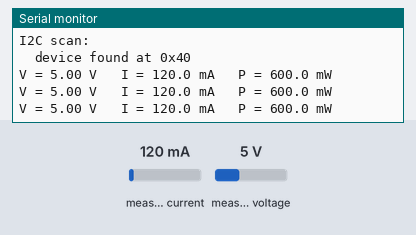
Simulated run of this sketch. Board: ESP32. On the bench: the last lines printed to the serial monitor. The test bench sets the inputs (shaded band); at power-on: measured current 120 mA, measured voltage 5 V.

Above: at 1.2 s.
1.3 s: measured current set to 40 mA
At 1.9 s:
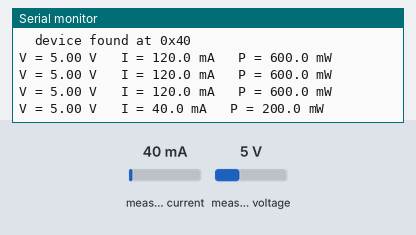
2.8 s: measured voltage set to 0.3 V
At 3.4 s:
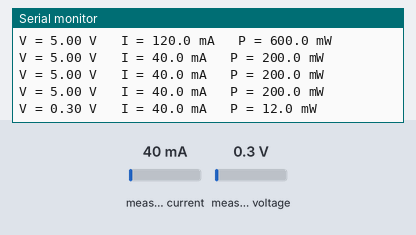
4.3 s: measured current set to 500 mA
At 5.0 s:
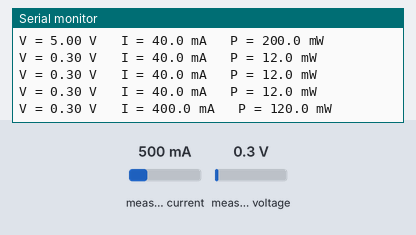
Timing chart, 0 to 7.3 s (numbered marks = the images above; inputs shaded):
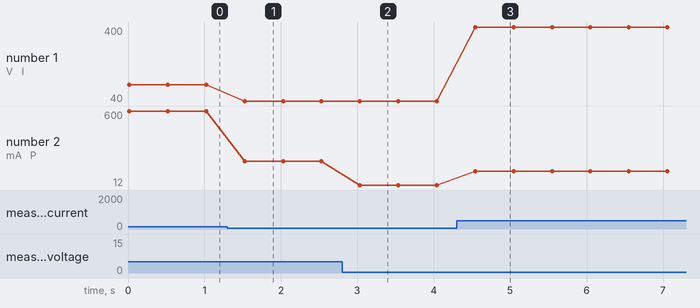

The sketch:

03_ina219_test.ino
```cpp
// TEST 3 - INA219 current / voltage sensor (also scans the I2C bus)
// Wiring: VCC -> 3.3V, GND -> GND, SDA -> GPIO21, SCL -> GPIO22
// Panel (+) -> VIN+ , VIN- -> charger IN+ , panel (-) -> GND
// Expected: an I2C device at 0x40, and V = about 4-6 V with current when the panel is in light.
// If "INA219 not found": check SDA/SCL (try swapping) and the 3.3V / GND connections.

#include <Wire.h>
#include <Adafruit_INA219.h>

Adafruit_INA219 ina;

void setup() {
  Serial.begin(115200);
  Wire.begin(21, 22);

  Serial.println("I2C scan:");
  for (uint8_t addr = 1; addr < 127; addr++) {
    Wire.beginTransmission(addr);
    if (Wire.endTransmission() == 0) Serial.printf("  device found at 0x%02X\n", addr);
  }

  if (!ina.begin()) {
    Serial.println("INA219 not found");
    while (true) delay(1000);
  }
  ina.setCalibration_16V_400mA();
}

void loop() {
  float v = ina.getBusVoltage_V();
  float i = ina.getCurrent_mA();
  Serial.printf("V = %.2f V   I = %.1f mA   P = %.1f mW\n", v, i, v * i);
  delay(500);
}
```

Measured:
- after the input at 1.3 s, the serial monitor: prints a new line after 0.22 s (image 1)
- after the input at 2.8 s, the serial monitor: prints a new line after 0.23 s (image 2)
- after the input at 4.3 s, the serial monitor: prints a new line after 0.24 s (image 3)
- plotted number 1: 40 → 400 after the input at 4.3 s
- plotted number 2: 600 → 200 after the input at 1.3 s, 200 → 12 after the input at 2.8 s, 12 → 120 after the input at 4.3 s
